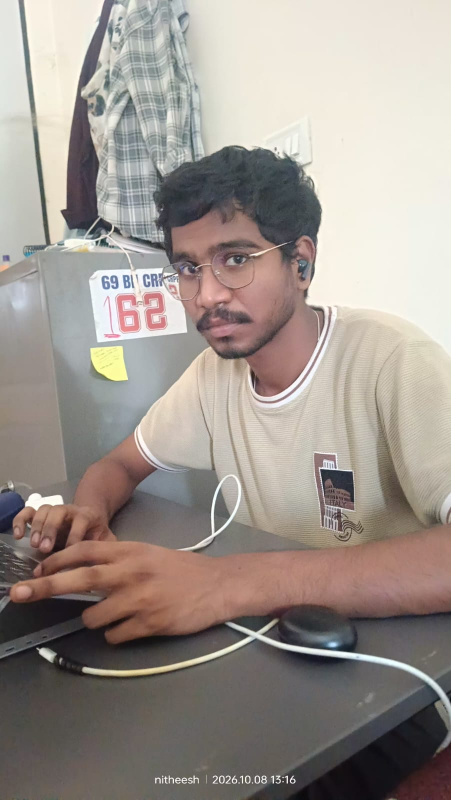
#> input picture data/secret_images/test_001.png, 902 x 1600 px (shown at 1/2 size)
$ python -i phase6_build_testset.py   (imports and definitions only)
#> lines starting #> are read from the running program, lines starting #| are printed output that depends on the picture
### common/paths.py
"""
Centralized Paths & Cache Configuration for RACS2.

The C: drive on this machine is nearly full, so every large download (HuggingFace
models, caches) must live on D:. Importing this module redirects the HuggingFace
and diffusers caches to the project directory *before* any model library is
imported, and exposes the project's canonical paths.

Usage:
    import common.paths  # side effect: HF cache redirected to D:
    from common.paths import RESULTS_DIR, SECRET_IMAGES_DIR
"""

import os
from pathlib import Path

# ---------------------------------------------------------------------------
# Project root = parent of this file's directory (d:\racs2)
# ---------------------------------------------------------------------------
PROJECT_ROOT: Path = Path(__file__).resolve().parent.parent

# ---------------------------------------------------------------------------
# Data / output locations
# ---------------------------------------------------------------------------
DATA_DIR: Path = PROJECT_ROOT / "data"
SECRET_IMAGES_DIR: Path = DATA_DIR / "secret_images"
RETRIEVAL_IMAGES_DIR: Path = DATA_DIR / "retrieval_images"
METADATA_DIR: Path = DATA_DIR / "metadata"
IMAGE_INDEX_PATH: Path = METADATA_DIR / "image_index.json"
RAW_CORPUS_DIR: Path = DATA_DIR / "_raw_coco"
CALIBRATION_DIR: Path = DATA_DIR / "calibration" / "unistega"
TEST_SET_DIR: Path = DATA_DIR / "test_set"
TEST_SPLIT_PATH: Path = METADATA_DIR / "test_split.json"
TOKENS_PATH: Path = METADATA_DIR / "tokens.json"
RAW_SOURCES_DIR: Path = DATA_DIR / "_raw_sources"
DEVIATIONS_PATH: Path = PROJECT_ROOT / "docs" / "DEVIATIONS.md"

EXPERIMENTS_DIR: Path = PROJECT_ROOT / "experiments"
RESULTS_DIR: Path = EXPERIMENTS_DIR / "results"

# Model + HuggingFace caches (all on D:)
CACHE_DIR: Path = PROJECT_ROOT / "cache"
HF_CACHE_DIR: Path = CACHE_DIR / "huggingface"
HF_HUB_DIR: Path = HF_CACHE_DIR / "hub"
TORCH_CACHE_DIR: Path = CACHE_DIR / "torch"

# ---------------------------------------------------------------------------
# Create directories on import
# ---------------------------------------------------------------------------
for _dir in (
    DATA_DIR,
    SECRET_IMAGES_DIR,
    RETRIEVAL_IMAGES_DIR,
    METADATA_DIR,
    EXPERIMENTS_DIR,
    RESULTS_DIR,
    CACHE_DIR,
    HF_CACHE_DIR,
    HF_HUB_DIR,
    TORCH_CACHE_DIR,
    RAW_SOURCES_DIR,
):
    _dir.mkdir(parents=True, exist_ok=True)

# ---------------------------------------------------------------------------
# Redirect caches away from C:  (must happen before importing transformers /
# diffusers / huggingface_hub)
# ---------------------------------------------------------------------------
os.environ.setdefault("HF_HOME", str(HF_CACHE_DIR))
os.environ.setdefault("HUGGINGFACE_HUB_CACHE", str(HF_HUB_DIR))
os.environ.setdefault("TRANSFORMERS_CACHE", str(HF_HUB_DIR))
os.environ.setdefault("DIFFUSERS_CACHE", str(HF_HUB_DIR))
os.environ.setdefault("TORCH_HOME", str(TORCH_CACHE_DIR))


# [12 lines left out: function describe, not called in this run]


# [3 lines that do not run on import are left out]

### scripts/phase6_build_testset.py
"""
Phase 6: build the frozen, role-tagged test splits.

Two roles, never mixed:
  - calibration: the paper's UniStega release. Used only for the approximate
    reproduction check in Phase 15A.
  - evaluation: our own authoritative dataset. Used for every claim and every
    baseline-versus-RACS comparison.

The builder is deterministic: sources are sorted, sampling is fixed, canonical
PNGs are byte-stable, and both manifests carry recomputable version hashes.

Usage:
    python scripts/phase6_build_testset.py
    python scripts/phase6_build_testset.py --rebuild --per-class 25
    python scripts/phase6_build_testset.py --skip-download   # reuse raw cache
"""

from __future__ import annotations

import argparse
import hashlib
import json
import re
import shutil
import sys
import time
import urllib.parse
import urllib.request
import zipfile
from pathlib import Path

_BOOTSTRAP_ROOT = Path(__file__).resolve().parent.parent
if str(_BOOTSTRAP_ROOT) not in sys.path:
    sys.path.insert(0, str(_BOOTSTRAP_ROOT))
if str(_BOOTSTRAP_ROOT / "src") not in sys.path:
    sys.path.insert(0, str(_BOOTSTRAP_ROOT / "src"))

import yaml
from PIL import Image, ImageDraw

import common.paths  # noqa: F401  (side effect: caches on D:)
from common.paths import (
    CALIBRATION_DIR,
    DEVIATIONS_PATH,
    IMAGE_INDEX_PATH,
    PROJECT_ROOT,
    RAW_SOURCES_DIR,
    RESULTS_DIR,
    TEST_SET_DIR,
    TEST_SPLIT_PATH,
    TOKENS_PATH,
)
from common.seed import set_seed
from evaluation.splits import (
    CLASSES,
    compute_split_version,
    compute_tokens_version,
    sha256_file,
    write_manifests,
)

USER_AGENT = {"User-Agent": "racs2-phase6/1.0 (research; local evaluation harness)"}
CANONICAL = "shortest_side_512_bicubic -> center_crop_512"
UNISTEGA_DRIVE_ID = "1ITaNvYAP8hB32TxwEo4Rdf-515plUOdA"
UNISTEGA_ZIP_URL = "https://drive.usercontent.google.com/download"
PAPER_CLASS_ORDER = {name: i for i, name in enumerate(CLASSES)}


def log(message):
    print(message, flush=True)


# ---------------------------------------------------------------------------
# HTTP helpers
# ---------------------------------------------------------------------------
# [26 lines left out: functions http_get, download, not called in this run]


# ---------------------------------------------------------------------------
# Canonicalisation
# ---------------------------------------------------------------------------
def canonicalise(source, destination, size=512):
    """RGB, shortest side to `size` bicubic, centre crop, deterministic PNG."""
#> called with source = '../data/secret_images/test_001.png', destination = 'out.png', size = 512
    destination = Path(destination)
    destination.parent.mkdir(parents=True, exist_ok=True)
    with Image.open(source) as image:
#> image is the input picture: PIL image 902x1600 RGB; mean R, G, B 157.8, 148.8, 142.2
        image = image.convert("RGB")
        width, height = image.size
#> width = 902; height = 1600
        if width <= 0 or height <= 0:
            raise ValueError(f"degenerate image: {source}")
        if width <= height:
            new_w, new_h = size, max(size, round(height * size / width))
#> new_w = 512; new_h = 908
        else:
            new_w, new_h = max(size, round(width * size / height)), size
        if (new_w, new_h) != (width, height):
            image = image.resize((new_w, new_h), Image.BICUBIC)
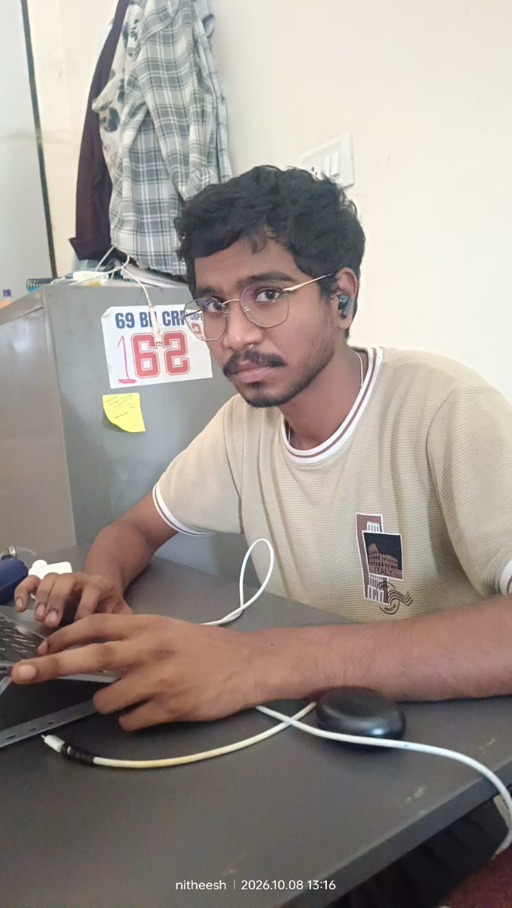
#> image: PIL image 512x908 RGB; mean R, G, B 157.8, 148.7, 142.2
        left = (new_w - size) // 2
#> left = 0
        top = (new_h - size) // 2
#> top = 198
        image = image.crop((left, top, left + size, top + size))
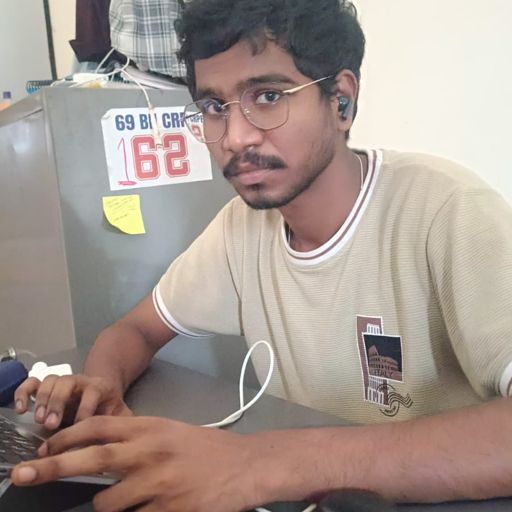
#> image: PIL image 512x512 RGB; mean R, G, B 164.9, 151, 143.5
        image.save(destination, format="PNG", compress_level=6, optimize=False)
    return destination


# ---------------------------------------------------------------------------
# Calibration: UniStega
# ---------------------------------------------------------------------------
# [293 lines left out: functions ensure_unistega, unistega_allowed_names, collect_unistega, load_coco_ids, fetch_coco, hf_rows and 4 more, not called in this run]


FACE_PROMPTS = [
    "a close-up photograph of a human face",
    "a photograph of an animal",
    "a photograph of a natural scene or object",
    "a painting or artwork",
]

# Commons search is lexical: "portrait" still returns paintings, sculptures,
# group photographs, and synthetic faces. Reject those titles before CLIP so
# the facial class stays a set of single human faces.
FACE_TITLE_EXCLUDE = re.compile(
    r"painting|drawing|engraving|statue|sculpt|bust|collage|family|group|three|"
    r"two men|two women|met |lccn|wellcome|dpla|nara|fortepan|google art|museum|"
    r"does not exist|blender|national gallery|oscar wilde|tiger|animal|dog|cat\b|"
    r"side of his head|mask|covered hood|face cannot be seen",
    re.IGNORECASE,
)


def _base_title(title):
    """Collapses '(cropped)' variants so one source photo cannot fill two slots."""
    return re.sub(r"\s*\(cropped[^)]*\)", "", title, flags=re.IGNORECASE).strip().lower()


# [323 lines left out: functions filter_face_titles, filter_human_faces, fetch_eval_class, materialise, make_tokens, write_contact_sheet and 1 more, not called in this run]


# [2 lines not run here, left out]

>>> result = canonicalise('../data/secret_images/test_001.png', 'out.png')
